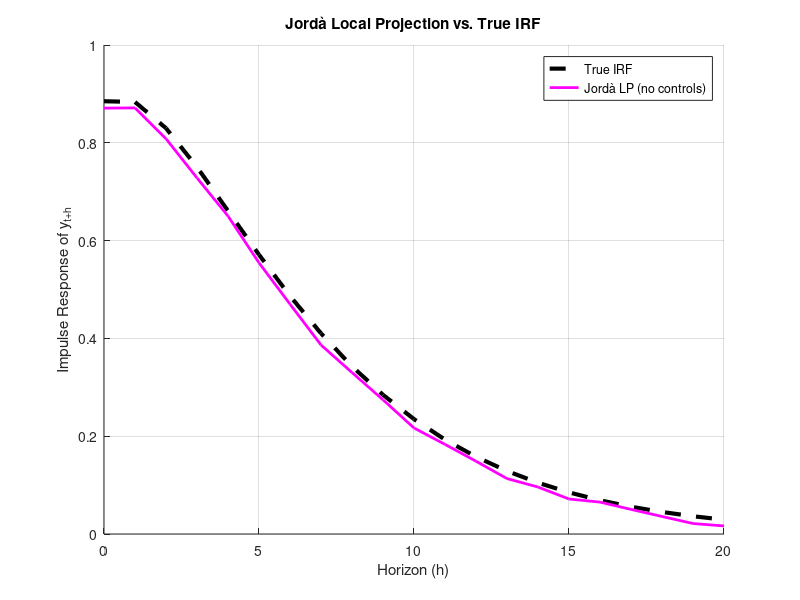

MATLAB code to generate this figure:
clear all

% Parameters from previous solutions
a = 0.701502; % 1.43991; 
b = 0.262662; % -1.70648; 
c = 0.885;
d = 0.115;
rho = 0.8;
T = 600; % I will burn the first 100
N_sim = 500;

rng(456,'twister');
%rng(123456,'twister');


H = 20;  % horizon
IRF_LP = zeros(H+1, N_sim);

% Standard deviations (set so that Var(ΔM) = Var(η))
sigma_eta = 0.007;
sigma_eps = 0.00066;

for s = 1:N_sim
    % Simulate shocks
    eta = sigma_eta * randn(T+H+1, 1);
    %eta = zeros(T+H+1,1);
    eps = sigma_eps * randn(T+H+1, 1);

    % Simulate ΔM and y
    deltaM = zeros(T+H+1,1);
    y = zeros(T+H+1,1);

    for t = 2:T+H+1
        deltaM(t) = rho * deltaM(t-1) + eps(t);
        y(t) = a * y(t-1) + b * deltaM(t-1) + c * eps(t) + d * eta(t);
    end

    % Local projections for each horizon h
    for h = 0:H
        % Left-hand side: y_{t+h}
        Y_h = y((1+h):(T+h));
        % Right-hand side: ε_t
        X = [ones(T,1), eps(1:T)];
        b_lp = pinv(X)*Y_h;
        IRF_LP(h+1, s) = b_lp(2);  % β_h
    end
end

% Median impulse response
median_LP = median(IRF_LP, 2);

% --- Compute true impulse response ---
horizon = 21; 
true_irf = zeros(horizon,1);
deltaM = zeros(horizon,1);
eps_irf = zeros(horizon,1); eps_irf(1) = 1; % for Jorda shock has to be 1

for t = 1:horizon
    if t == 1
        deltaM(t) = eps_irf(t);
        true_irf(t) = c * eps_irf(t);
    else
        deltaM(t) = rho * deltaM(t-1) + eps_irf(t);
        true_irf(t) = a * true_irf(t-1) + b * deltaM(t-1) + c * eps_irf(t);
    end
end

% Plot comparison
figure; hold on;
plot(0:H, true_irf(1:H+1), 'k--', 'LineWidth', 3);
plot(0:H, median_LP, 'm-', 'LineWidth', 2);
legend('True IRF', 'Jordà LP (no controls)', 'Location', 'NorthEast');
xlabel('Horizon (h)');
ylabel('Impulse Response of y_{t+h}');
title('Jordà Local Projection vs. True IRF');
grid on;

% Save figure
saveas(gcf, 'out/5_IRF_Jorda_y.png');
